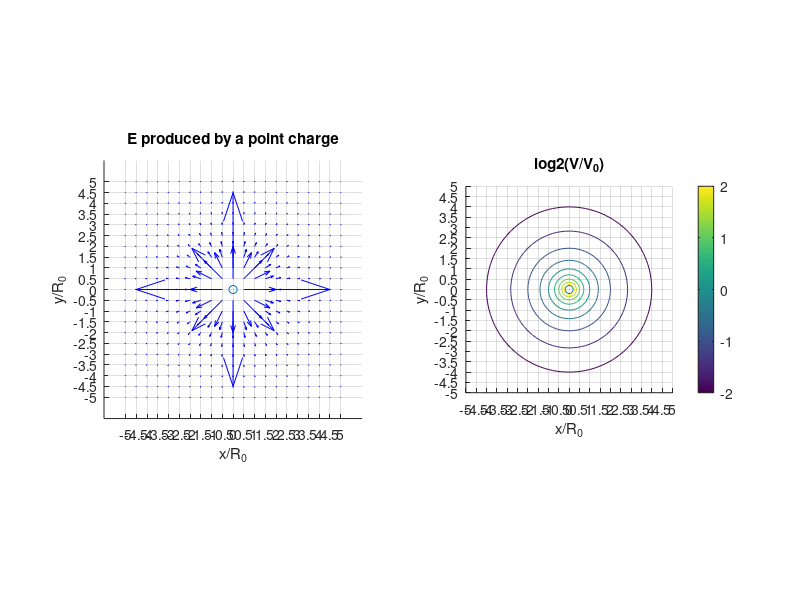

MATLAB code for this plot:
clear all; 
close all;

subplot(1,2,1);

[x,y] = meshgrid(-5:0.5:5);
E = (0.5)./(x.^2+y.^2); 
u = 2*E.*x./sqrt(x.^2+y.^2); 
v = 2*E.*y./sqrt(x.^2+y.^2);

set(gca,'XTick',-5:0.5:5);
set(gca,'YTick',-5:0.5:5);
xlabel('x/R_0'); 
ylabel('y/R_0');
 
grid on; 
hold on;

plot(0,0,'-o');
quiver(x,y,u,v,'b','AutoScale','off');
title('E produced by a point charge');

hold off;
axis square




subplot(1,2,2);

[x,y] = meshgrid(-5:0.2:5);

v = log2((1)./sqrt(x.^2+y.^2)); 

set(gca,'XTick',-5:0.5:5);
set(gca,'YTick',-5:0.5:5);
xlabel('x/R_0'); 
ylabel('y/R_0');
 
grid on; 
hold on;

plot(0,0,'-o');

contour(x,y,v,-2:0.5:2);

caxis([-2 2]) 
colorbar('AxisLocation','in')

title('log2(V/V_0)');

hold off;
axis square
